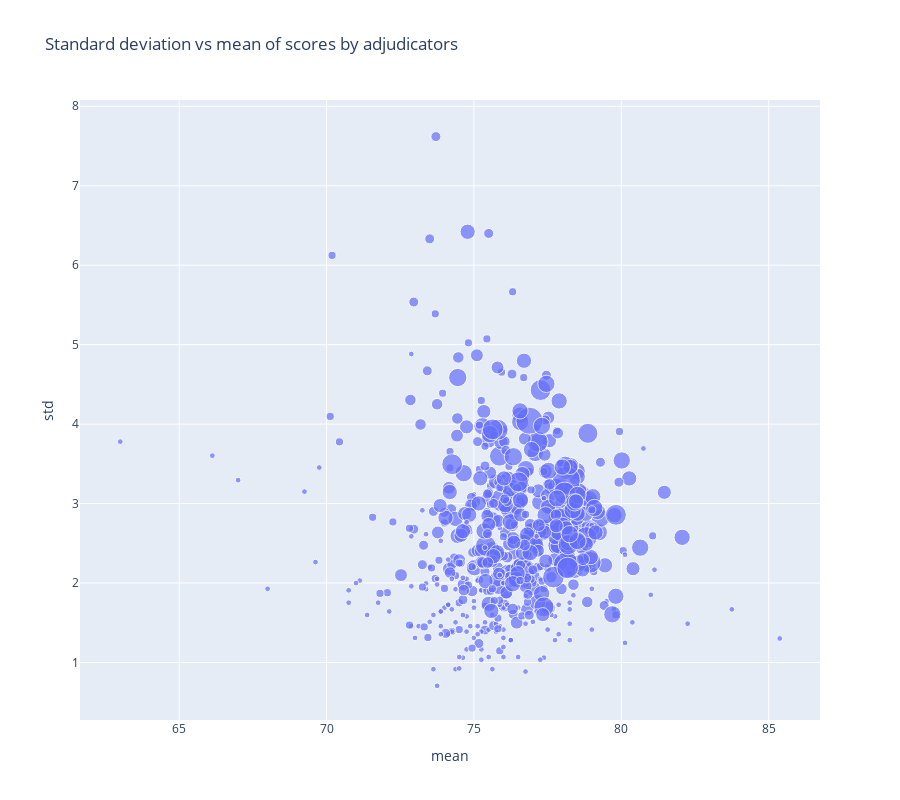

Here is the notebook cell this chart was saved with:
### Code cell
aggregate = by_adj['score'].aggregate(['mean', 'std', 'count'])
px.scatter(aggregate, x='mean', y='std', hover_name=aggregate.index, size=aggregate['count'], title='Standard deviation vs mean of scores by adjudicators', height=800)

### Figure 1 — Plotly figure (JSON) as saved in the notebook; plotly's stock layout.template omitted (floating-point values rounded to 4 significant figures; data arrays with more than 128 entries replaced by an {"elided": "..."} marker saying what was removed)
{"data": [{"hovertemplate": "<b>%{hovertext}</b><br><br>mean=%{x}<br>std=%{y}<br>count=%{marker.size}<extra></extra>", "hovertext": {"elided": "575 str values"}, "legendgroup": "", "marker": {"color": "#636efa", "size": {"elided": "575 int values"}, "sizemode": "area", "sizeref": 0.48, "symbol": "circle"}, "mode": "markers", "name": "", "orientation": "v", "showlegend": false, "type": "scatter", "x": {"elided": "575 float values"}, "xaxis": "x", "y": {"elided": "575 float values"}, "yaxis": "y"}], "layout": {"height": 800, "legend": {"itemsizing": "constant", "tracegroupgap": 0}, "title": {"text": "Standard deviation vs mean of scores by adjudicators"}, "xaxis": {"anchor": "y", "domain": [0, 1], "title": {"text": "mean"}}, "yaxis": {"anchor": "x", "domain": [0, 1], "title": {"text": "std"}}}}
